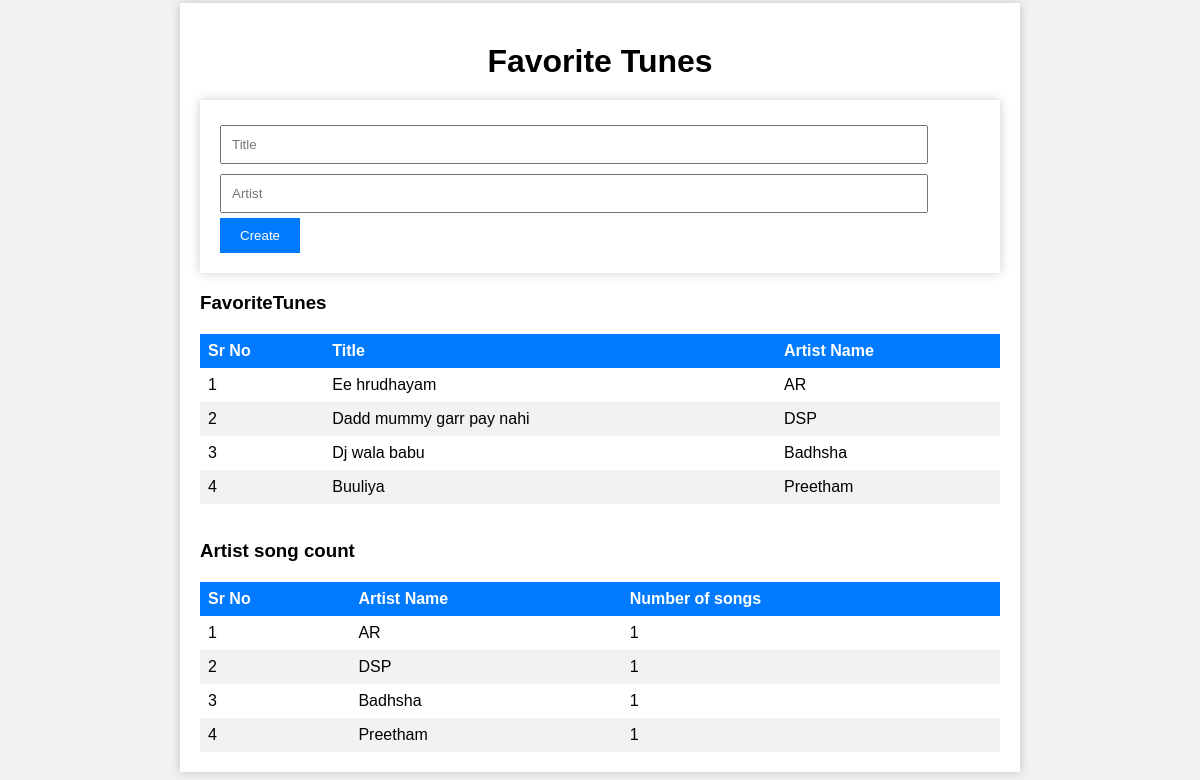
The page / on the database its author committed.
### TuneTracker/models.py (models this page shows, shortened)
class Song(models.Model):
    title = models.CharField(max_length = 80, default = "")
    artist_info = models.ForeignKey(Artist, on_delete=models.CASCADE)

class Artist(models.Model):
    name = models.CharField(max_length = 50)

### TuneTracker/views.py (the view, shortened to what this page needs)
# urls.py: path("", views.Tune.as_view(), name='dashboard'),
class Tune(View):
    def get(self,request):
        song_info = Song.objects.all()
        d={}
        for i in song_info:
            artist = i.artist_info.name
            if artist in d:
                d[artist]+=1
            else:
                d[artist]=1
        print(d)
        return render (request, 'dashboard.html', {'songs': song_info, 'songs_count':d})

### templates/dashboard.html (shortened to what this page needs)
<!DOCTYPE html>
<html lang="en">
    <head>
        <link rel="stylesheet" type="text/css" href="https://cdn.datatables.net/1.11.5/css/jquery.dataTables.css">
    </head>
<body>
    <div>
        <h1>Favorite Tunes</h1>
        <div>
            <form action="" method="post">
                <input type="text" id="titleInput" name="title" placeholder="Title">
                <input type="text" id="artistInput" name="artist" placeholder="Artist">
                <button type="submit" id="createButton" name="CreateButton">Create</button>
            </form>
        </div>
        <h3>FavoriteTunes</h3>
        <table id="FavoriteTunes">
            <thead>
                <tr>
                    <th>Sr No</th>
                    <th>Title</th>
                    <th>Artist Name</th>
                </tr>
            </thead>
            <tbody id="FavariteTuneList">
                {% for song in songs%}
                <tr>
                <td scope="row">{{forloop.counter}}</td>
                <td>{{ song.title}}</td>
                <td>{{ song.artist_info.name}}</td>
                </tr>
                {% endfor %}
            </tbody>
        </table>
        <br>
        <h3>Artist song count </h3>
        <table id="FavoriteTunes">
            <thead>
                <tr>
                    <th>Sr No</th>
                    <th>Artist Name</th>
                    <th>Number of songs</th>
                </tr>
            </thead>
            <tbody id="FavariteTuneList">
                {% for artist, count in songs_count.items%}
                <tr>
                <td scope="row">{{forloop.counter}}</td>
                <td>{{artist}}</td>
                <td>{{count }}</td>
                </tr>
                {% endfor %}
            </tbody>
        </table>
    </div>
</body>
</html>

### templates/dashboard.html (style rules this page uses)
body { font-family: Arial, sans-serif; margin: 0; padding: 0; background-color: #f2f2f2; }
h1 { text-align: center; margin: 20px 0; }
div { max-width: 800px; margin: 0 auto; margin-top: 3px; padding: 20px; background-color: white; box-shadow: 0px 0px 10px rgba(0, 0, 0, 0.2); }
input[type="text"] { width: 90%; padding: 10px; margin: 5px 0; }
button { padding: 10px 20px; background-color: #007BFF; color: white; border: none; cursor: pointer; }
table { width: 100%; border-collapse: collapse; margin-top: 20px; }
th, td { text-align: left; padding: 8px; }
th { background-color: #007BFF; color: white; }
tr:nth-child(even) { background-color: #f2f2f2; }

### rows shown on the page
Song: title "Ee hrudhayam", artist_info.name "AR"
Song: title "Dadd mummy garr pay nahi", artist_info.name "DSP"
Song: title "Dj wala babu", artist_info.name "Badhsha"
Song: title "Buuliya", artist_info.name "Preetham"
Artist: songs_count "AR"
Artist: songs_count "DSP"
Artist: songs_count "Badhsha"
Artist: songs_count "Preetham"

### other values the page prints
{{ count }} "1" "1" "1" "1"
